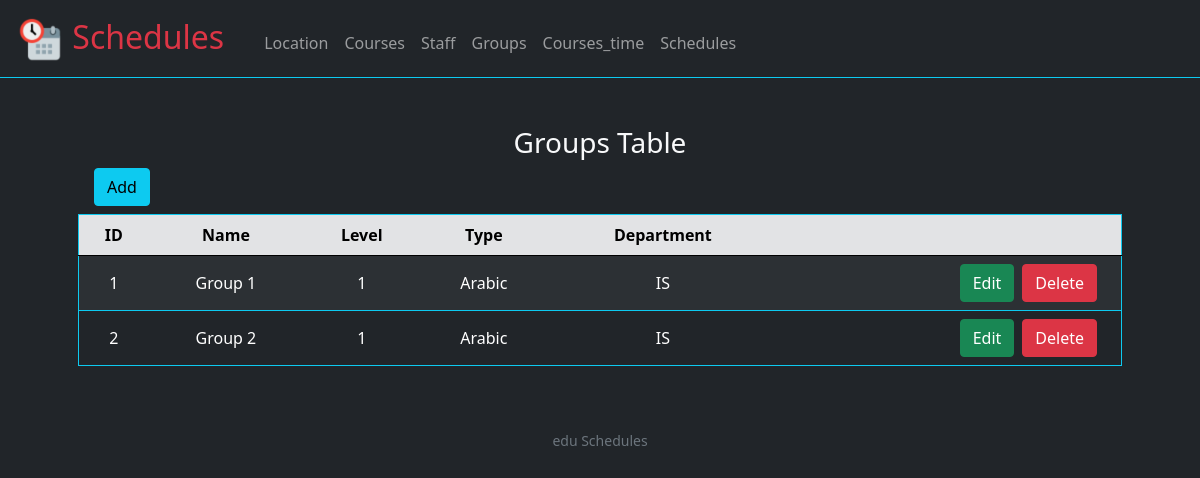
Screenshot of /groups with the database file from the repository.
### tables this page shows
CREATE TABLE groups(
    id integer,
    name text not null unique,
    level integer not null check(level >= 1 and level <= 4 ),
    type integer not null, 
    department integer not null,
    primary key (id),
    foreign key (type) references group_type(id),
    foreign key (department) references departments(id)
);

CREATE TABLE group_type(
    id integer,
    name varchar(10) unique not null,
    primary key(id)
);

CREATE TABLE departments(
    id integer,
    name text unique not null,
    primary key(id)
);

### application.py (the view)
@app.route("/groups", methods=["POST", "GET"])
def groups():
    data = view_table("""select groups.id as "ID",
                                groups.name as "Name",
                                level,
                                group_type.name as "type",
                                departments.name as "department"
                        from groups
                        join group_type on group_type.id = groups.type
                        join departments on departments.id = groups.department """)
    if type(data) == str:
        return data
    if request.method == "GET":
        return render_template("groups.html", keys=data[0], data=data[1])
    else:
        return render_template('functionals/data_view.html', keys=data[0], data=data[1],
                view_title="Groups Table", link_edit="/edit_groups", link_view="/groups", table="groups")

### application.py (called while the page is built)
@app.after_request
def after_request(response):
    response.headers["Cache-Control"] = "no-cache, no-store, must-revalidate"
    response.headers["Expires"] = 0
    response.headers["Pragma"] = "no-cache"
    return response

### helpers.py (called while the page is built)
def sql(query, values=(), return_data=False):
    if return_data == True:
        data = None
        with sqlite3.connect(db_name) as db:
            cur = db.cursor()
            cur.execute("pragma foreign_keys = on")
            cur.execute(query, values)
            keys = [d[0] for d in cur.description]
            data = [keys, cur.fetchall()]
        return data
    else:
        with sqlite3.connect(db_name) as db:
            cur = db.cursor()
            cur.execute(query, values)

def view_table(query):
    data = None
    try:
        data = sql(query, (), True)
    except:
        return "Error: SQLite3 Error view()"
    return data

### templates/groups.html (shortened to what this page needs)
{% extends "layout.html" %}
{% block main %}
    {% with view_title="groups Table", link_edit="/edit_groups", link_view="/groups", table="groups"  %}
      {% include "functionals/data_view.html" %}
    {% endwith %}
{% endblock %}

### templates/functionals/data_view.html
{% block view %}
<div class="text-center" id="view">
    <div class="text-capitalize" >
        <h3>{{ view_title }}</h3>
    </div>
    <div class="d-grid gap-2 d-md-flex justify-content-md-start ms-3">
        <button  type="button" class="btn btn-info mb-2" data-bs-toggle="modal" data-bs-target="#add">
            Add
        </button>
    </div>
    <table class="table table-hover table-striped table-dark border rounded border-info align-middle">
        <thead class="text-capitalize table-secondary ">
            <tr>
                {% for key in keys %}
                    <th scope="col">{{ key }}</th>
                {% endfor %}
                <th scope="col"></th>
            </tr>
        </thead>
        <tbody>
            {% for row in data %}
                <tr>
                    {% for element in row %}
                        <td>{{ element }}</td>
                    {% endfor %}
                    <td>
                        <div class="d-grid gap-2 d-md-flex justify-content-md justify-content-md-end pe-3">
                            <button class="btn btn-success mr-3" onclick="show_delete_edit(2, '{{ row[0] }}','{{ link_edit }}', '{{ link_view }}', '{{ table }}')" >Edit</button>
                            <button class="btn btn-danger" onclick="show_delete_edit(1, '{{ row[0] }}', '/delete_data', '{{ link_view }}', '{{ table }}', '{{ row[1] }}')" >Delete</button>
                        </div>
                    </td>
                </tr>
            {% endfor %}
        </tbody>
    </table>
</div>
{% endblock %}

### rows the page displays
groups: row "1" "1", name "Group 1"
group_type: name "Arabic"
departments: name "IS"
groups: row "2" "1", name "Group 2"

### other values shown
{{ view_title }} "Groups Table"
{{ key }} "ID" "Name" "Level" "Type" "Department"
